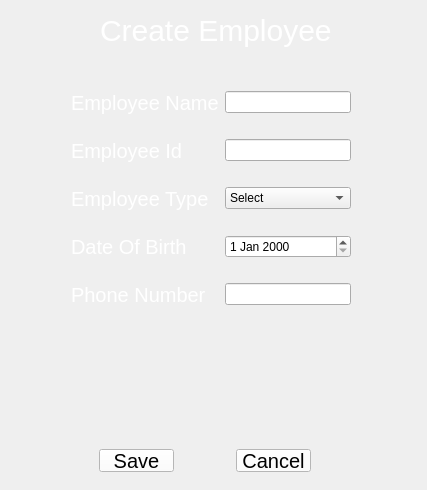
<?xml version="1.0" encoding="UTF-8"?>
<ui version="4.0">
 <class>createAccount</class>
 <widget class="QWidget" name="createAccount">
  <property name="geometry">
   <rect>
    <x>0</x>
    <y>0</y>
    <width>427</width>
    <height>490</height>
   </rect>
  </property>
  <property name="windowTitle">
   <string>createAccount</string>
  </property>
  <widget class="QWidget" name="widget" native="true">
   <property name="geometry">
    <rect>
     <x>0</x>
     <y>0</y>
     <width>421</width>
     <height>481</height>
    </rect>
   </property>
   <widget class="QWidget" name="widget_2" native="true">
    <property name="geometry">
     <rect>
      <x>60</x>
      <y>80</y>
      <width>302</width>
      <height>341</height>
     </rect>
    </property>
    <layout class="QFormLayout" name="formLayout">
     <property name="verticalSpacing">
      <number>24</number>
     </property>
     <item row="0" column="0">
      <widget class="QLabel" name="label_3">
       <property name="styleSheet">
        <string notr="true">font-size:20px;
color:white;</string>
       </property>
       <property name="text">
        <string>Employee Name</string>
       </property>
      </widget>
     </item>
     <item row="0" column="1">
      <widget class="QLineEdit" name="emp_name"/>
     </item>
     <item row="2" column="0">
      <widget class="QLabel" name="label_2">
       <property name="styleSheet">
        <string notr="true">font-size:20px;
color:white;</string>
       </property>
       <property name="text">
        <string>Employee Id</string>
       </property>
      </widget>
     </item>
     <item row="2" column="1">
      <widget class="QLineEdit" name="emp_id"/>
     </item>
     <item row="6" column="0">
      <widget class="QLabel" name="label_5">
       <property name="styleSheet">
        <string notr="true">font-size:20px;
color:white;</string>
       </property>
       <property name="text">
        <string>Date Of Birth</string>
       </property>
      </widget>
     </item>
     <item row="8" column="0">
      <widget class="QLabel" name="label_6">
       <property name="styleSheet">
        <string notr="true">font-size:20px;
color:white;</string>
       </property>
       <property name="text">
        <string>Phone Number</string>
       </property>
      </widget>
     </item>
     <item row="8" column="1">
      <widget class="QLineEdit" name="emp_number"/>
     </item>
     <item row="4" column="0">
      <widget class="QLabel" name="label_7">
       <property name="styleSheet">
        <string notr="true">font-size:20px;
color:white;</string>
       </property>
       <property name="text">
        <string>Employee Type</string>
       </property>
      </widget>
     </item>
     <item row="4" column="1">
      <widget class="QComboBox" name="emp_type">
       <item>
        <property name="text">
         <string>Select</string>
        </property>
       </item>
       <item>
        <property name="text">
         <string>Developer</string>
        </property>
       </item>
       <item>
        <property name="text">
         <string>Tester</string>
        </property>
       </item>
       <item>
        <property name="text">
         <string>Intern</string>
        </property>
       </item>
       <item>
        <property name="text">
         <string>Manager</string>
        </property>
       </item>
      </widget>
     </item>
     <item row="6" column="1">
      <widget class="QDateEdit" name="emp_dob"/>
     </item>
    </layout>
   </widget>
   <widget class="QWidget" name="widget_3" native="true">
    <property name="geometry">
     <rect>
      <x>90</x>
      <y>440</y>
      <width>231</width>
      <height>41</height>
     </rect>
    </property>
    <widget class="QPushButton" name="ok_btn">
     <property name="geometry">
      <rect>
       <x>9</x>
       <y>9</y>
       <width>75</width>
       <height>23</height>
      </rect>
     </property>
     <property name="styleSheet">
      <string notr="true">font-size:20px;
color:black;
background-color: white;</string>
     </property>
     <property name="text">
      <string>Save</string>
     </property>
    </widget>
    <widget class="QPushButton" name="cancel_btn">
     <property name="geometry">
      <rect>
       <x>146</x>
       <y>9</y>
       <width>75</width>
       <height>23</height>
      </rect>
     </property>
     <property name="styleSheet">
      <string notr="true">font-size:20px;
color:black;
background-color: white;</string>
     </property>
     <property name="text">
      <string>Cancel</string>
     </property>
    </widget>
   </widget>
   <widget class="QLabel" name="label_4">
    <property name="geometry">
     <rect>
      <x>100</x>
      <y>0</y>
      <width>231</width>
      <height>61</height>
     </rect>
    </property>
    <property name="styleSheet">
     <string notr="true">font-size:30px;
color:white;</string>
    </property>
    <property name="text">
     <string>Create Employee</string>
    </property>
   </widget>
  </widget>
 </widget>
 <layoutdefault spacing="6" margin="11"/>
 <resources/>
 <connections/>
</ui>
